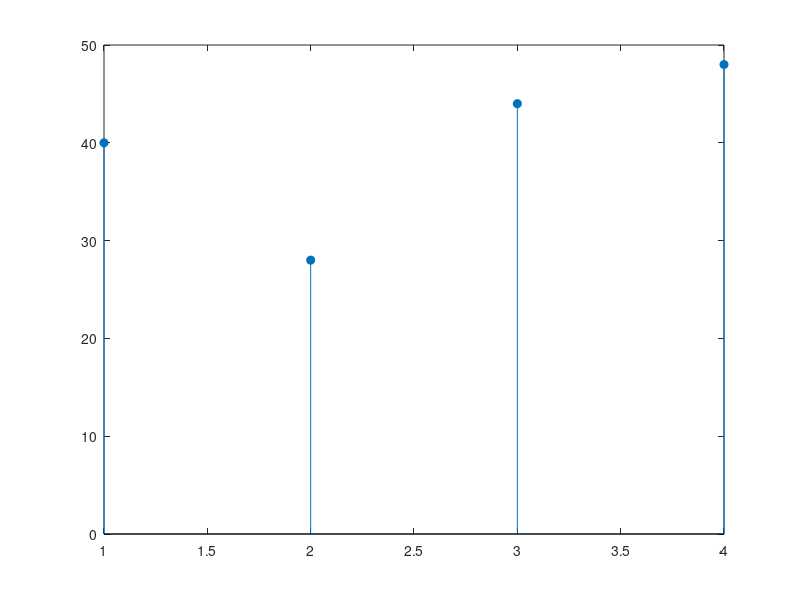

This chart was generated by the following MATLAB code:
clc
clear all
x=[1,8,5,2];
y=[1,4,3,2];
N=max(length(x),length(y));
xpad = [x zeros(1,N-length(x))];
ypad = [y zeros(1,N-length(y))];
ccirc = ifft(fft(xpad).*fft(ypad))
stem(ccirc,'filled')